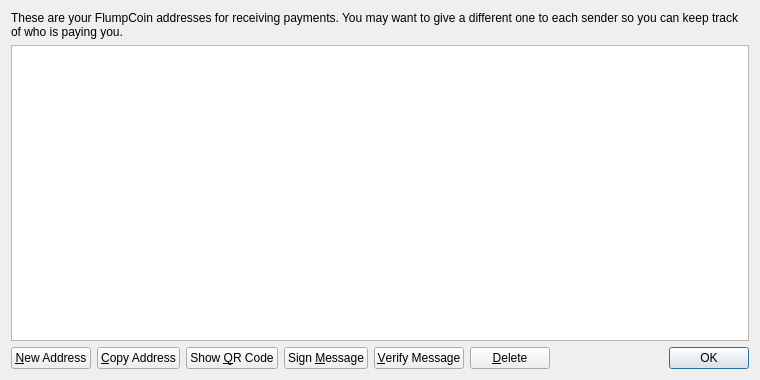
<?xml version="1.0" encoding="UTF-8"?>
<ui version="4.0">
 <class>AddressBookPage</class>
 <widget class="QWidget" name="AddressBookPage">
  <property name="geometry">
   <rect>
    <x>0</x>
    <y>0</y>
    <width>760</width>
    <height>380</height>
   </rect>
  </property>
  <property name="windowTitle">
   <string>Address Book</string>
  </property>
  <layout class="QVBoxLayout" name="verticalLayout">
   <item>
    <widget class="QLabel" name="labelExplanation">
     <property name="text">
      <string>These are your FlumpCoin addresses for receiving payments. You may want to give a different one to each sender so you can keep track of who is paying you.</string>
     </property>
     <property name="textFormat">
      <enum>Qt::PlainText</enum>
     </property>
     <property name="wordWrap">
      <bool>true</bool>
     </property>
    </widget>
   </item>
   <item>
    <widget class="QTableView" name="tableView">
     <property name="contextMenuPolicy">
      <enum>Qt::CustomContextMenu</enum>
     </property>
     <property name="toolTip">
      <string>Double-click to edit address or label</string>
     </property>
     <property name="tabKeyNavigation">
      <bool>false</bool>
     </property>
     <property name="alternatingRowColors">
      <bool>true</bool>
     </property>
     <property name="selectionMode">
      <enum>QAbstractItemView::SingleSelection</enum>
     </property>
     <property name="selectionBehavior">
      <enum>QAbstractItemView::SelectRows</enum>
     </property>
     <property name="sortingEnabled">
      <bool>true</bool>
     </property>
     <attribute name="verticalHeaderVisible">
      <bool>false</bool>
     </attribute>
    </widget>
   </item>
   <item>
    <layout class="QHBoxLayout" name="horizontalLayout">
     <item>
      <widget class="QPushButton" name="newAddressButton">
       <property name="toolTip">
        <string>Create a new address</string>
       </property>
       <property name="text">
        <string>&amp;New Address</string>
       </property>
       <property name="icon">
        <iconset resource="../bitcoin.qrc">
         <normaloff>:/icons/add</normaloff>:/icons/add</iconset>
       </property>
      </widget>
     </item>
     <item>
      <widget class="QPushButton" name="copyToClipboard">
       <property name="toolTip">
        <string>Copy the currently selected address to the system clipboard</string>
       </property>
       <property name="text">
        <string>&amp;Copy Address</string>
       </property>
       <property name="icon">
        <iconset resource="../bitcoin.qrc">
         <normaloff>:/icons/editcopy</normaloff>:/icons/editcopy</iconset>
       </property>
      </widget>
     </item>
     <item>
      <widget class="QPushButton" name="showQRCode">
       <property name="text">
        <string>Show &amp;QR Code</string>
       </property>
       <property name="icon">
        <iconset resource="../bitcoin.qrc">
         <normaloff>:/icons/qrcode</normaloff>:/icons/qrcode</iconset>
       </property>
      </widget>
     </item>
     <item>
      <widget class="QPushButton" name="signMessage">
       <property name="toolTip">
        <string>Sign a message to prove you own a FlumpCoin address</string>
       </property>
       <property name="text">
        <string>Sign &amp;Message</string>
       </property>
       <property name="icon">
        <iconset resource="../bitcoin.qrc">
         <normaloff>:/icons/edit</normaloff>:/icons/edit</iconset>
       </property>
      </widget>
     </item>
     <item>
      <widget class="QPushButton" name="verifyMessage">
       <property name="toolTip">
        <string>Verify a message to ensure it was signed with a specified FlumpCoin address</string>
       </property>
       <property name="text">
        <string>&amp;Verify Message</string>
       </property>
       <property name="icon">
        <iconset resource="../bitcoin.qrc">
         <normaloff>:/icons/transaction_0</normaloff>:/icons/transaction_0</iconset>
       </property>
      </widget>
     </item>
     <item>
      <widget class="QPushButton" name="deleteButton">
       <property name="toolTip">
        <string>Delete the currently selected address from the list</string>
       </property>
       <property name="text">
        <string>&amp;Delete</string>
       </property>
       <property name="icon">
        <iconset resource="../bitcoin.qrc">
         <normaloff>:/icons/remove</normaloff>:/icons/remove</iconset>
       </property>
      </widget>
     </item>
     <item>
      <spacer name="horizontalSpacer">
       <property name="orientation">
        <enum>Qt::Horizontal</enum>
       </property>
       <property name="sizeHint" stdset="0">
        <size>
         <width>40</width>
         <height>20</height>
        </size>
       </property>
      </spacer>
     </item>
     <item>
      <widget class="QDialogButtonBox" name="buttonBox">
       <property name="sizePolicy">
        <sizepolicy hsizetype="Maximum" vsizetype="Fixed">
         <horstretch>0</horstretch>
         <verstretch>0</verstretch>
        </sizepolicy>
       </property>
       <property name="standardButtons">
        <set>QDialogButtonBox::Ok</set>
       </property>
      </widget>
     </item>
    </layout>
   </item>
  </layout>
 </widget>
 <resources>
  <include location="../bitcoin.qrc"/>
 </resources>
 <connections/>
</ui>
